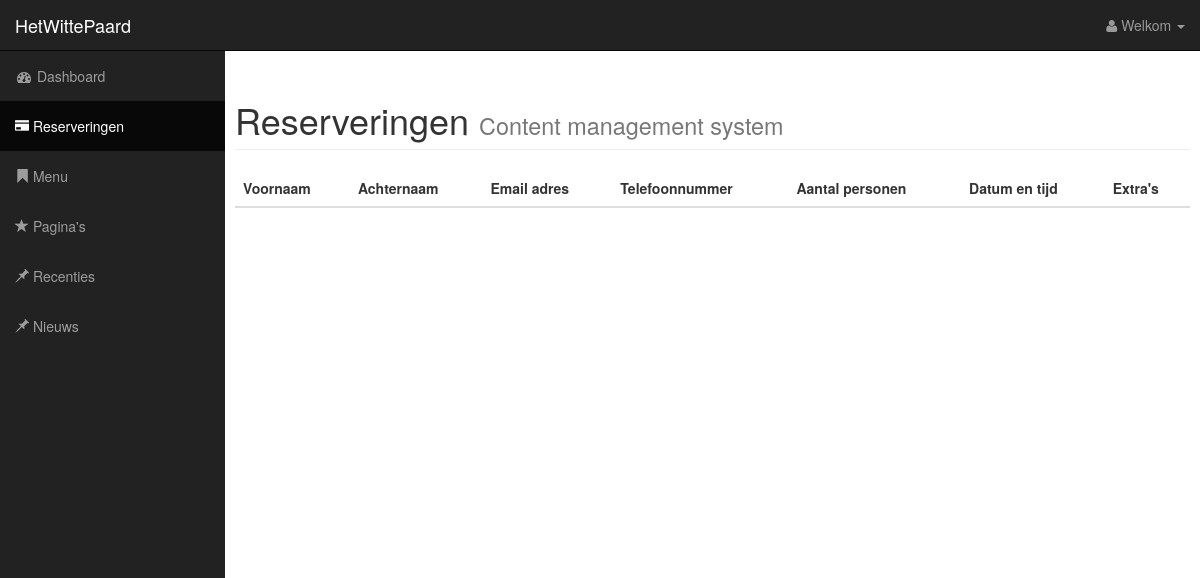
The page /reserveringen.php (signed in) on the database as committed earlier.
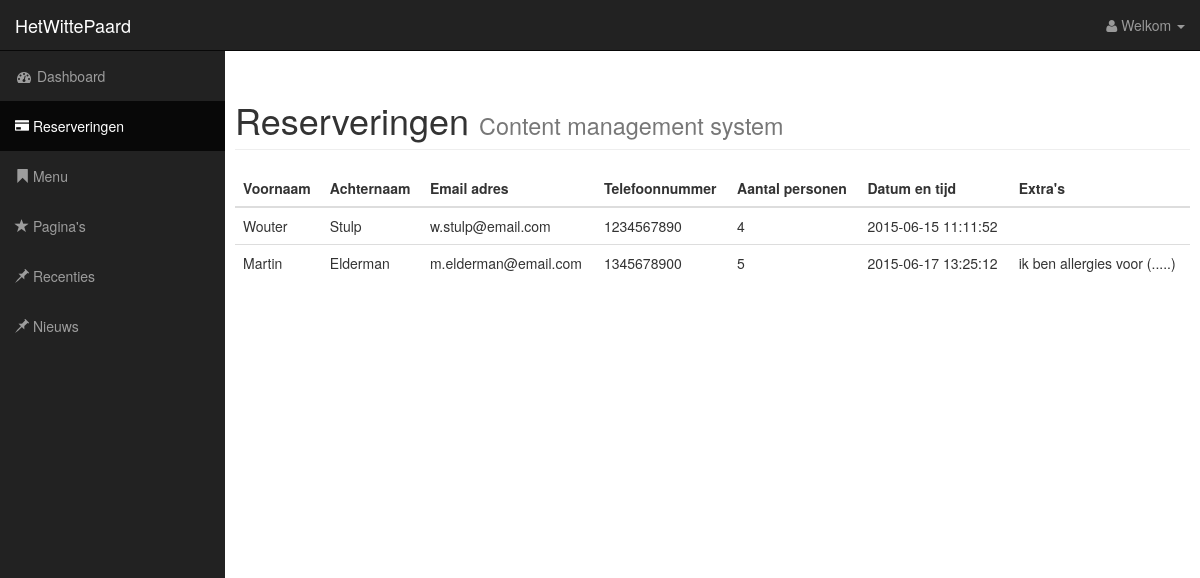
The same page on the database as committed later.
### tables this page shows
CREATE TABLE `reservations` (
  `id` int(11) NOT NULL AUTO_INCREMENT,
  `first_name` varchar(255) DEFAULT NULL,
  `last_name` varchar(255) DEFAULT NULL,
  `email` varchar(255) DEFAULT NULL,
  `phone_number` varchar(255) DEFAULT NULL,
  `number_of_persons` int(11) DEFAULT NULL,
  `datetime` datetime DEFAULT NULL,
  `extras` text,
  UNIQUE KEY `id` (`id`)
);

### libs/database.php (called while the page is built, shortened)
<?php
class DB {
	private static function connect(){
		$config = @include('./config/database.php');
		$dns 	= $config['type'].':host='.$config['host'].';dbname='.$config['dbname'];
		return new PDO($dns, $config['user'], $config['password']);
	}
	public static function select($what, $from, $where = ''){
		$pdo = DB::connect();
		$query = "SELECT $what FROM $from";
		$return = $pdo->prepare($query);
		$return->execute();
		return $return->fetchAll();
	}
}

### reserveringen.php (the view, shortened to what this page needs)
<?php
    require_once 'libs/database.php';
?>
<!DOCTYPE html>
<html lang="en">
<head>
    <link href="css/bootstrap.min.css" rel="stylesheet">
    <link href="css/default.css" rel="stylesheet">
    <link href="fonts/font-awesome/css/font-awesome.min.css" rel="stylesheet" type="text/css">
</head>
<body>
<div id="wrapper">
    <?php
    $currentpage = "reserveringen";
    require_once 'assets/header.php';
    ?>
    <div id="page-wrapper">
        <div class="container-fluid">
            <div class="row">
                <form class="form-horizontal">
                    <fieldset>
                        <h1 class="page-header">Reserveringen
                        <small>Content management system</small>
                        </h1>
                        <table class="table table-hover">
                            <thead>
                            <tr>
                                <th>Voornaam</th>
                                <th>Achternaam</th>
                                <th>Email adres</th>
                                <th>Telefoonnummer</th>
                                <th>Aantal personen</th>
                                <th>Datum en tijd</th>
                                <th>Extra's</th>
                            </tr>
                            </thead>
                            <tbody>
                                <?php
                                    $reservations = json_decode(json_encode(DB::select('*', 'reservations')), false);
                                    foreach($reservations as $reservation) {
                                        echo '<tr>',
                                            '<td>', $reservation->first_name, '</td>',
                                            '<td>', $reservation->last_name, '</td>',
                                            '<td>', $reservation->email, '</td>',
                                            '<td>', $reservation->phone_number, '</td>',
                                            '<td>', $reservation->number_of_persons, '</td>',
                                            '<td>', $reservation->datetime, '</td>',
                                            '<td>', $reservation->extras, '</td>',
                                            '</tr>';
                                    }
                                ?>
                            </tbody>
                        </table>
                    </fieldset>
                </form>
            </div>
        </div>
    </div>
</div>
</body>
</html>

### assets/header.php (shortened to what this page needs)
<!DOCTYPE html>
<html lang="en">
<body>
<nav class="navbar navbar-inverse navbar-fixed-top" role="navigation">
    <div class="navbar-header">
        <a class="navbar-brand" href="index.php">HetWittePaard</a>
    </div>
    <ul class="nav navbar-right top-nav">
        <li class="dropdown">
            <a href="#" class="dropdown-toggle" data-toggle="dropdown"><i class="fa fa-user"></i> Welkom <?php echo (isset($_SESSION['Name'])? 'Niemand' : $_SESSION['Naam']) ?><b class="caret"></b></a>
        </li>
    </ul>
    <div class="collapse navbar-collapse navbar-ex1-collapse">
        <ul class="nav navbar-nav side-nav">
            <li class= "<?php if($currentpage =='index'){echo 'active';}?>">
                <a href="index.php"><i class="fa fa-fw fa-dashboard"></i> Dashboard</a>
            </li>
            <li class="<?php if($currentpage =='reserveringen'){echo 'active';}?>">
                <a href="reserveringen.php"><i class=" glyphicon glyphicon-credit-card"></i> Reserveringen</a>
            </li>
            <li class="<?php if($currentpage =='menu'){echo 'active';}?>">
                <a href="menu.php"><i class="glyphicon glyphicon-bookmark"></i> Menu</a>
            </li>
            <li class="<?php if($currentpage =='pagina'){echo 'active';}?>">
                <a href="pagina.php?id=1"><i class="glyphicon glyphicon-star"></i> Pagina's</a>
            </li>
            <li class="<?php if($currentpage =='recenties'){echo 'active';}?>">
                <a href="recenties.php"><i class="glyphicon glyphicon-pushpin"></i> Recenties</a>
            </li>
            <li class="<?php if($currentpage =='nieuws'){echo 'active';}?>">
                <a href="nieuws.php"><i class="glyphicon glyphicon-pushpin"></i> Nieuws</a>
            </li>
        </ul>
    </div>
</nav>
</body>

### css/default.css (style rules this page uses)
body { margin-top: 100px; background-color: #ffffff; adding-top:20px; }
@media (min-width:768px) { body { margin-top: 50px; } }
#wrapper { padding-left: 0; }
#page-wrapper { width: 100%; padding: 0; background-color: #fff; min-height: 500px;!important; }
@media (min-width:768px) { #wrapper { padding-left: 225px; } }
@media (min-width:768px) { #page-wrapper { padding: 10px; } }
.top-nav { padding: 0 15px; }
.top-nav>li { display: inline-block; float: left; }
.top-nav>li>a { padding-top: 15px; padding-bottom: 15px; line-height: 20px; color: #999; }
@media (min-width:768px) { .side-nav { position: fixed; top: 51px; left: 225px; width: 225px; margin-left: -225px; border: none; border-radius: 0; overflow-y: auto; background-color: #222; bottom: 0; overflow-x: hidden; padding-bottom: 40px; } }
@media (min-width:768px) { .side-nav>li>a { width: 225px; } }

Rows that differ between the two databases and show on the page:
added reservations: first_name "Wouter", last_name "Stulp", email "w.stulp@email.com", phone_number "1234567890", number_of_persons "4", datetime "2015-06-15 11:11:52"
added reservations: first_name "Martin", last_name "Elderman", email "m.elderman@email.com", phone_number "1345678900", number_of_persons "5", datetime "2015-06-17 13:25:12", extras "ik ben allergies voor (.....)"
